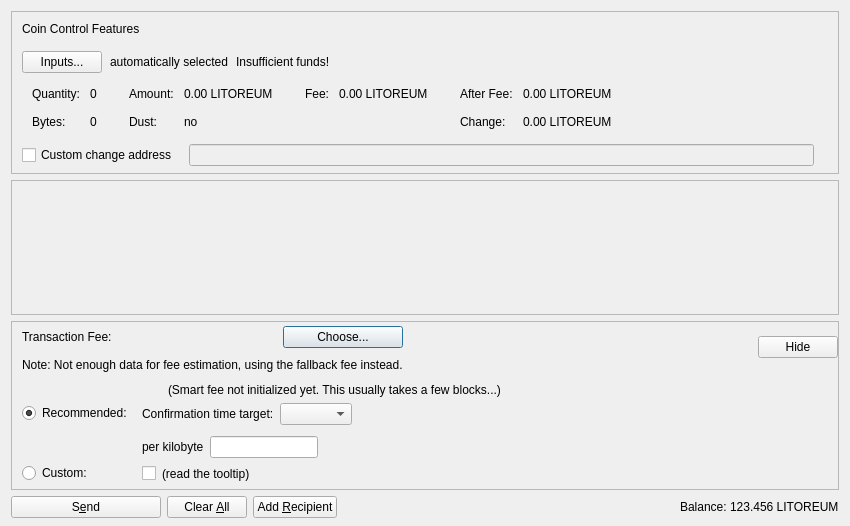
<?xml version="1.0" encoding="UTF-8"?>
<ui version="4.0">
 <class>SendCoinsDialog</class>
 <widget class="QDialog" name="SendCoinsDialog">
  <property name="geometry">
   <rect>
    <x>0</x>
    <y>0</y>
    <width>850</width>
    <height>526</height>
   </rect>
  </property>
  <property name="windowTitle">
   <string>Send Coins</string>
  </property>
  <layout class="QVBoxLayout" name="verticalLayout" stretch="0,1,0,0">
   <property name="bottomMargin">
    <number>8</number>
   </property>
   <item>
    <widget class="QFrame" name="frameCoinControl">
     <property name="sizePolicy">
      <sizepolicy hsizetype="Expanding" vsizetype="Expanding">
       <horstretch>0</horstretch>
       <verstretch>0</verstretch>
      </sizepolicy>
     </property>
     <property name="maximumSize">
      <size>
       <width>16777215</width>
       <height>16777215</height>
      </size>
     </property>
     <property name="frameShape">
      <enum>QFrame::StyledPanel</enum>
     </property>
     <property name="frameShadow">
      <enum>QFrame::Sunken</enum>
     </property>
     <layout class="QVBoxLayout" name="verticalLayoutCoinControl2">
      <property name="spacing">
       <number>0</number>
      </property>
      <property name="leftMargin">
       <number>0</number>
      </property>
      <property name="topMargin">
       <number>0</number>
      </property>
      <property name="rightMargin">
       <number>0</number>
      </property>
      <property name="bottomMargin">
       <number>6</number>
      </property>
      <item>
       <layout class="QVBoxLayout" name="verticalLayoutCoinControl" stretch="0,0,0,0,1">
        <property name="spacing">
         <number>0</number>
        </property>
        <property name="leftMargin">
         <number>10</number>
        </property>
        <property name="topMargin">
         <number>10</number>
        </property>
        <item>
         <layout class="QHBoxLayout" name="horizontalLayoutCoinControl1">
          <property name="bottomMargin">
           <number>15</number>
          </property>
          <item>
           <widget class="QLabel" name="labelCoinControlFeatures">
            <property name="sizePolicy">
             <sizepolicy hsizetype="Preferred" vsizetype="Maximum">
              <horstretch>0</horstretch>
              <verstretch>0</verstretch>
             </sizepolicy>
            </property>
            <property name="text">
             <string>Coin Control Features</string>
            </property>
           </widget>
          </item>
         </layout>
        </item>
        <item>
         <layout class="QHBoxLayout" name="horizontalLayoutCoinControl2" stretch="0,0,0,0">
          <property name="spacing">
           <number>8</number>
          </property>
          <property name="bottomMargin">
           <number>10</number>
          </property>
          <item>
           <widget class="QPushButton" name="pushButtonCoinControl">
            <property name="styleSheet">
             <string notr="true"/>
            </property>
            <property name="text">
             <string>Inputs...</string>
            </property>
            <property name="autoDefault">
             <bool>false</bool>
            </property>
           </widget>
          </item>
          <item>
           <widget class="QLabel" name="labelCoinControlAutomaticallySelected">
            <property name="text">
             <string>automatically selected</string>
            </property>
            <property name="margin">
             <number>5</number>
            </property>
           </widget>
          </item>
          <item>
           <widget class="QLabel" name="labelCoinControlInsuffFunds">
            <property name="text">
             <string>Insufficient funds!</string>
            </property>
            <property name="margin">
             <number>5</number>
            </property>
           </widget>
          </item>
          <item>
           <spacer name="horizontalSpacerCoinControl">
            <property name="orientation">
             <enum>Qt::Horizontal</enum>
            </property>
            <property name="sizeHint" stdset="0">
             <size>
              <width>40</width>
              <height>1</height>
             </size>
            </property>
           </spacer>
          </item>
         </layout>
        </item>
        <item>
         <widget class="QWidget" name="widgetCoinControl" native="true">
          <property name="sizePolicy">
           <sizepolicy hsizetype="Preferred" vsizetype="Preferred">
            <horstretch>0</horstretch>
            <verstretch>0</verstretch>
           </sizepolicy>
          </property>
          <property name="minimumSize">
           <size>
            <width>0</width>
            <height>0</height>
           </size>
          </property>
          <property name="styleSheet">
           <string notr="true"/>
          </property>
          <layout class="QHBoxLayout" name="horizontalLayoutCoinControl5">
           <property name="leftMargin">
            <number>0</number>
           </property>
           <property name="topMargin">
            <number>0</number>
           </property>
           <property name="rightMargin">
            <number>0</number>
           </property>
           <property name="bottomMargin">
            <number>0</number>
           </property>
           <item>
            <layout class="QHBoxLayout" name="horizontalLayoutCoinControl3" stretch="0,0,0,1">
             <property name="spacing">
              <number>20</number>
             </property>
             <property name="topMargin">
              <number>0</number>
             </property>
             <property name="bottomMargin">
              <number>10</number>
             </property>
             <item>
              <layout class="QFormLayout" name="formLayoutCoinControl1">
               <property name="horizontalSpacing">
                <number>10</number>
               </property>
               <property name="verticalSpacing">
                <number>14</number>
               </property>
               <property name="leftMargin">
                <number>10</number>
               </property>
               <property name="topMargin">
                <number>4</number>
               </property>
               <property name="rightMargin">
                <number>6</number>
               </property>
               <item row="0" column="0">
                <widget class="QLabel" name="labelCoinControlQuantityText">
                 <property name="text">
                  <string>Quantity:</string>
                 </property>
                 <property name="margin">
                  <number>0</number>
                 </property>
                </widget>
               </item>
               <item row="0" column="1">
                <widget class="QLabel" name="labelCoinControlQuantity">
                 <property name="cursor">
                  <cursorShape>IBeamCursor</cursorShape>
                 </property>
                 <property name="contextMenuPolicy">
                  <enum>Qt::ActionsContextMenu</enum>
                 </property>
                 <property name="text">
                  <string notr="true">0</string>
                 </property>
                 <property name="margin">
                  <number>0</number>
                 </property>
                 <property name="textInteractionFlags">
                  <set>Qt::LinksAccessibleByMouse|Qt::TextSelectableByKeyboard|Qt::TextSelectableByMouse</set>
                 </property>
                </widget>
               </item>
               <item row="1" column="0">
                <widget class="QLabel" name="labelCoinControlBytesText">
                 <property name="text">
                  <string>Bytes:</string>
                 </property>
                </widget>
               </item>
               <item row="1" column="1">
                <widget class="QLabel" name="labelCoinControlBytes">
                 <property name="cursor">
                  <cursorShape>IBeamCursor</cursorShape>
                 </property>
                 <property name="contextMenuPolicy">
                  <enum>Qt::ActionsContextMenu</enum>
                 </property>
                 <property name="text">
                  <string notr="true">0</string>
                 </property>
                 <property name="textInteractionFlags">
                  <set>Qt::LinksAccessibleByMouse|Qt::TextSelectableByKeyboard|Qt::TextSelectableByMouse</set>
                 </property>
                </widget>
               </item>
              </layout>
             </item>
             <item>
              <layout class="QFormLayout" name="formLayoutCoinControl2">
               <property name="horizontalSpacing">
                <number>10</number>
               </property>
               <property name="verticalSpacing">
                <number>14</number>
               </property>
               <property name="leftMargin">
                <number>6</number>
               </property>
               <property name="topMargin">
                <number>4</number>
               </property>
               <property name="rightMargin">
                <number>6</number>
               </property>
               <item row="0" column="0">
                <widget class="QLabel" name="labelCoinControlAmountText">
                 <property name="text">
                  <string>Amount:</string>
                 </property>
                 <property name="margin">
                  <number>0</number>
                 </property>
                </widget>
               </item>
               <item row="0" column="1">
                <widget class="QLabel" name="labelCoinControlAmount">
                 <property name="cursor">
                  <cursorShape>IBeamCursor</cursorShape>
                 </property>
                 <property name="contextMenuPolicy">
                  <enum>Qt::ActionsContextMenu</enum>
                 </property>
                 <property name="text">
                  <string notr="true">0.00 LITOREUM</string>
                 </property>
                 <property name="textInteractionFlags">
                  <set>Qt::LinksAccessibleByMouse|Qt::TextSelectableByKeyboard|Qt::TextSelectableByMouse</set>
                 </property>
                </widget>
               </item>
               <item row="1" column="0">
                <widget class="QLabel" name="labelCoinControlLowOutputText">
                 <property name="text">
                  <string>Dust:</string>
                 </property>
                </widget>
               </item>
               <item row="1" column="1">
                <widget class="QLabel" name="labelCoinControlLowOutput">
                 <property name="cursor">
                  <cursorShape>IBeamCursor</cursorShape>
                 </property>
                 <property name="contextMenuPolicy">
                  <enum>Qt::ActionsContextMenu</enum>
                 </property>
                 <property name="text">
                  <string notr="true">no</string>
                 </property>
                 <property name="textInteractionFlags">
                  <set>Qt::LinksAccessibleByMouse|Qt::TextSelectableByKeyboard|Qt::TextSelectableByMouse</set>
                 </property>
                </widget>
               </item>
              </layout>
             </item>
             <item>
              <layout class="QFormLayout" name="formLayoutCoinControl3">
               <property name="horizontalSpacing">
                <number>10</number>
               </property>
               <property name="verticalSpacing">
                <number>14</number>
               </property>
               <property name="leftMargin">
                <number>6</number>
               </property>
               <property name="topMargin">
                <number>4</number>
               </property>
               <property name="rightMargin">
                <number>6</number>
               </property>
               <item row="0" column="0">
                <widget class="QLabel" name="labelCoinControlFeeText">
                 <property name="text">
                  <string>Fee:</string>
                 </property>
                 <property name="margin">
                  <number>0</number>
                 </property>
                </widget>
               </item>
               <item row="0" column="1">
                <widget class="QLabel" name="labelCoinControlFee">
                 <property name="cursor">
                  <cursorShape>IBeamCursor</cursorShape>
                 </property>
                 <property name="contextMenuPolicy">
                  <enum>Qt::ActionsContextMenu</enum>
                 </property>
                 <property name="text">
                  <string notr="true">0.00 LITOREUM</string>
                 </property>
                 <property name="textInteractionFlags">
                  <set>Qt::LinksAccessibleByMouse|Qt::TextSelectableByKeyboard|Qt::TextSelectableByMouse</set>
                 </property>
                </widget>
               </item>
              </layout>
             </item>
             <item>
              <layout class="QFormLayout" name="formLayoutCoinControl4">
               <property name="horizontalSpacing">
                <number>10</number>
               </property>
               <property name="verticalSpacing">
                <number>14</number>
               </property>
               <property name="leftMargin">
                <number>6</number>
               </property>
               <property name="topMargin">
                <number>4</number>
               </property>
               <property name="rightMargin">
                <number>6</number>
               </property>
               <item row="0" column="0">
                <widget class="QLabel" name="labelCoinControlAfterFeeText">
                 <property name="text">
                  <string>After Fee:</string>
                 </property>
                 <property name="margin">
                  <number>0</number>
                 </property>
                </widget>
               </item>
               <item row="0" column="1">
                <widget class="QLabel" name="labelCoinControlAfterFee">
                 <property name="cursor">
                  <cursorShape>IBeamCursor</cursorShape>
                 </property>
                 <property name="contextMenuPolicy">
                  <enum>Qt::ActionsContextMenu</enum>
                 </property>
                 <property name="text">
                  <string notr="true">0.00 LITOREUM</string>
                 </property>
                 <property name="textInteractionFlags">
                  <set>Qt::LinksAccessibleByMouse|Qt::TextSelectableByKeyboard|Qt::TextSelectableByMouse</set>
                 </property>
                </widget>
               </item>
               <item row="1" column="0">
                <widget class="QLabel" name="labelCoinControlChangeText">
                 <property name="text">
                  <string>Change:</string>
                 </property>
                </widget>
               </item>
               <item row="1" column="1">
                <widget class="QLabel" name="labelCoinControlChange">
                 <property name="cursor">
                  <cursorShape>IBeamCursor</cursorShape>
                 </property>
                 <property name="contextMenuPolicy">
                  <enum>Qt::ActionsContextMenu</enum>
                 </property>
                 <property name="text">
                  <string notr="true">0.00 LITOREUM</string>
                 </property>
                 <property name="textInteractionFlags">
                  <set>Qt::LinksAccessibleByMouse|Qt::TextSelectableByKeyboard|Qt::TextSelectableByMouse</set>
                 </property>
                </widget>
               </item>
              </layout>
             </item>
            </layout>
           </item>
          </layout>
         </widget>
        </item>
        <item>
         <layout class="QHBoxLayout" name="horizontalLayoutCoinControl4" stretch="0,0,0">
          <property name="spacing">
           <number>12</number>
          </property>
          <property name="sizeConstraint">
           <enum>QLayout::SetDefaultConstraint</enum>
          </property>
          <property name="topMargin">
           <number>5</number>
          </property>
          <property name="rightMargin">
           <number>5</number>
          </property>
          <item>
           <widget class="QCheckBox" name="checkBoxCoinControlChange">
            <property name="toolTip">
             <string>If this is activated, but the change address is empty or invalid, change will be sent to a newly generated address.</string>
            </property>
            <property name="text">
             <string>Custom change address</string>
            </property>
           </widget>
          </item>
          <item>
           <widget class="QValidatedLineEdit" name="lineEditCoinControlChange">
            <property name="enabled">
             <bool>false</bool>
            </property>
            <property name="sizePolicy">
             <sizepolicy hsizetype="Expanding" vsizetype="Fixed">
              <horstretch>0</horstretch>
              <verstretch>0</verstretch>
             </sizepolicy>
            </property>
           </widget>
          </item>
          <item>
           <widget class="QLabel" name="labelCoinControlChangeLabel">
            <property name="sizePolicy">
             <sizepolicy hsizetype="Preferred" vsizetype="Expanding">
              <horstretch>0</horstretch>
              <verstretch>0</verstretch>
             </sizepolicy>
            </property>
            <property name="minimumSize">
             <size>
              <width>0</width>
              <height>0</height>
             </size>
            </property>
            <property name="text">
             <string/>
            </property>
            <property name="margin">
             <number>3</number>
            </property>
           </widget>
          </item>
         </layout>
        </item>
        <item>
         <spacer name="verticalSpacerCoinControl">
          <property name="orientation">
           <enum>Qt::Vertical</enum>
          </property>
          <property name="sizeHint" stdset="0">
           <size>
            <width>800</width>
            <height>1</height>
           </size>
          </property>
         </spacer>
        </item>
       </layout>
      </item>
     </layout>
    </widget>
   </item>
   <item>
    <widget class="QScrollArea" name="scrollArea">
     <property name="widgetResizable">
      <bool>true</bool>
     </property>
     <widget class="QWidget" name="scrollAreaWidgetContents">
      <property name="geometry">
       <rect>
        <x>0</x>
        <y>0</y>
        <width>830</width>
        <height>104</height>
       </rect>
      </property>
      <layout class="QVBoxLayout" name="verticalLayout_2" stretch="0,1">
       <property name="leftMargin">
        <number>0</number>
       </property>
       <property name="topMargin">
        <number>0</number>
       </property>
       <property name="rightMargin">
        <number>0</number>
       </property>
       <property name="bottomMargin">
        <number>0</number>
       </property>
       <item>
        <layout class="QVBoxLayout" name="entries">
         <property name="spacing">
          <number>6</number>
         </property>
        </layout>
       </item>
       <item>
        <spacer name="verticalSpacer">
         <property name="orientation">
          <enum>Qt::Vertical</enum>
         </property>
         <property name="sizeHint" stdset="0">
          <size>
           <width>20</width>
           <height>40</height>
          </size>
         </property>
        </spacer>
       </item>
      </layout>
     </widget>
    </widget>
   </item>
   <item>
    <widget class="QFrame" name="frameFee">
     <property name="sizePolicy">
      <sizepolicy hsizetype="Expanding" vsizetype="Expanding">
       <horstretch>0</horstretch>
       <verstretch>0</verstretch>
      </sizepolicy>
     </property>
     <property name="maximumSize">
      <size>
       <width>16777215</width>
       <height>16777215</height>
      </size>
     </property>
     <property name="frameShape">
      <enum>QFrame::StyledPanel</enum>
     </property>
     <property name="frameShadow">
      <enum>QFrame::Sunken</enum>
     </property>
     <layout class="QVBoxLayout" name="verticalLayoutFee1">
      <property name="spacing">
       <number>0</number>
      </property>
      <property name="leftMargin">
       <number>0</number>
      </property>
      <property name="topMargin">
       <number>0</number>
      </property>
      <property name="rightMargin">
       <number>0</number>
      </property>
      <property name="bottomMargin">
       <number>0</number>
      </property>
      <item>
       <layout class="QVBoxLayout" name="verticalLayoutFee2" stretch="0,0,0">
        <property name="spacing">
         <number>0</number>
        </property>
        <property name="leftMargin">
         <number>10</number>
        </property>
        <property name="topMargin">
         <number>0</number>
        </property>
        <item>
         <layout class="QHBoxLayout" name="horizontalLayoutFee1">
          <property name="bottomMargin">
           <number>0</number>
          </property>
          <item>
           <layout class="QVBoxLayout" name="verticalLayoutFee7">
            <property name="spacing">
             <number>0</number>
            </property>
            <item>
             <spacer name="verticalSpacerSmartFee">
              <property name="orientation">
               <enum>Qt::Vertical</enum>
              </property>
              <property name="sizeType">
               <enum>QSizePolicy::Fixed</enum>
              </property>
              <property name="sizeHint" stdset="0">
               <size>
                <width>1</width>
                <height>4</height>
               </size>
              </property>
             </spacer>
            </item>
            <item>
             <layout class="QHBoxLayout" name="horizontalLayoutSmartFee">
              <property name="spacing">
               <number>10</number>
              </property>
              <item>
               <widget class="QLabel" name="labelFeeHeadline">
                <property name="sizePolicy">
                 <sizepolicy hsizetype="Preferred" vsizetype="Maximum">
                  <horstretch>0</horstretch>
                  <verstretch>0</verstretch>
                 </sizepolicy>
                </property>
                <property name="text">
                 <string>Transaction Fee:</string>
                </property>
               </widget>
              </item>
              <item>
               <widget class="QLabel" name="labelFeeMinimized">
                <property name="text">
                 <string/>
                </property>
               </widget>
              </item>
              <item>
               <widget class="QPushButton" name="buttonChooseFee">
                <property name="text">
                 <string>Choose...</string>
                </property>
               </widget>
              </item>
             </layout>
            </item>
            <item>
             <spacer name="verticalSpacer_7">
              <property name="orientation">
               <enum>Qt::Vertical</enum>
              </property>
              <property name="sizeHint" stdset="0">
               <size>
                <width>1</width>
                <height>10</height>
               </size>
              </property>
             </spacer>
            </item>
            <item>
             <widget class="QLabel" name="fallbackFeeWarningLabel">
              <property name="toolTip">
               <string>Using the fallbackfee can result in sending a transaction that will take several hours or days (or never) to confirm. Consider choosing your fee manually or wait until you have validated the complete chain.</string>
              </property>
              <property name="text">
               <string>Note: Not enough data for fee estimation, using the fallback fee instead.</string>
              </property>
              <property name="wordWrap">
               <bool>false</bool>
              </property>
             </widget>
            </item>
            <item>
             <spacer name="verticalSpacer_5">
              <property name="orientation">
               <enum>Qt::Vertical</enum>
              </property>
              <property name="sizeHint" stdset="0">
               <size>
                <width>1</width>
                <height>1</height>
               </size>
              </property>
             </spacer>
            </item>
           </layout>
          </item>
          <item>
           <spacer name="horizontalSpacer_4">
            <property name="orientation">
             <enum>Qt::Horizontal</enum>
            </property>
            <property name="sizeHint" stdset="0">
             <size>
              <width>1</width>
              <height>1</height>
             </size>
            </property>
           </spacer>
          </item>
          <item>
           <widget class="QPushButton" name="buttonMinimizeFee">
            <property name="toolTip">
             <string>collapse fee-settings</string>
            </property>
            <property name="text">
             <string>Hide</string>
            </property>
           </widget>
          </item>
         </layout>
        </item>
        <item>
         <widget class="QFrame" name="frameFeeSelection">
          <layout class="QVBoxLayout" name="verticalLayoutFee12">
           <property name="spacing">
            <number>0</number>
           </property>
           <property name="leftMargin">
            <number>0</number>
           </property>
           <property name="topMargin">
            <number>0</number>
           </property>
           <property name="rightMargin">
            <number>0</number>
           </property>
           <property name="bottomMargin">
            <number>0</number>
           </property>
           <item>
            <layout class="QGridLayout" name="gridLayoutFee">
             <property name="topMargin">
              <number>10</number>
             </property>
             <property name="bottomMargin">
              <number>4</number>
             </property>
             <property name="horizontalSpacing">
              <number>10</number>
             </property>
             <property name="verticalSpacing">
              <number>4</number>
             </property>
             <item row="1" column="1">
              <layout class="QVBoxLayout" name="verticalLayoutFee8">
               <property name="spacing">
                <number>6</number>
               </property>
               <property name="topMargin">
                <number>3</number>
               </property>
               <item>
                <layout class="QHBoxLayout" name="horizontalLayoutFee13" stretch="0,0,1">
                 <item>
                  <widget class="QLabel" name="labelCustomPerKilobyte">
                   <property name="toolTip">
                    <string>If the custom fee is set to 1000 ruffs and the transaction is only 250 bytes, then &quot;per kilobyte&quot; only pays 250 ruffs in fee,&lt;br /&gt;while &quot;at least&quot; pays 1000 ruffs. For transactions bigger than a kilobyte both pay by kilobyte.</string>
                   </property>
                   <property name="text">
                    <string>per kilobyte</string>
                   </property>
                  </widget>
                 </item>
                 <item>
                  <widget class="BitcoinAmountField" name="customFee"/>
                 </item>
                 <item>
                  <spacer name="horizontalSpacer_6">
                   <property name="orientation">
                    <enum>Qt::Horizontal</enum>
                   </property>
                   <property name="sizeHint" stdset="0">
                    <size>
                     <width>1</width>
                     <height>1</height>
                    </size>
                   </property>
                  </spacer>
                 </item>
                </layout>
               </item>
               <item>
                <layout class="QHBoxLayout" name="horizontalLayoutFee8">
                 <item>
                  <widget class="QCheckBox" name="checkBoxMinimumFee">
                   <property name="toolTip">
                    <string>Paying only the minimum fee is just fine as long as there is less transaction volume than space in the blocks.&lt;br /&gt;But be aware that this can end up in a never confirming transaction once there is more demand for litoreum transactions than the network can process.</string>
                   </property>
                   <property name="text">
                    <string/>
                   </property>
                  </widget>
                 </item>
                 <item>
                  <widget class="QLabel" name="labelMinFeeWarning">
                   <property name="enabled">
                    <bool>true</bool>
                   </property>
                   <property name="toolTip">
                    <string>Paying only the minimum fee is just fine as long as there is less transaction volume than space in the blocks.&lt;br /&gt;But be aware that this can end up in a never confirming transaction once there is more demand for litoreum transactions than the network can process.</string>
                   </property>
                   <property name="text">
                    <string>(read the tooltip)</string>
                   </property>
                   <property name="margin">
                    <number>5</number>
                   </property>
                  </widget>
                 </item>
                 <item>
                  <spacer name="horizontalSpacer_2">
                   <property name="orientation">
                    <enum>Qt::Horizontal</enum>
                   </property>
                   <property name="sizeHint" stdset="0">
                    <size>
                     <width>1</width>
                     <height>1</height>
                    </size>
                   </property>
                  </spacer>
                 </item>
                </layout>
               </item>
              </layout>
             </item>
             <item row="0" column="0">
              <layout class="QVBoxLayout" name="verticalLayoutFee4" stretch="0,1">
               <property name="topMargin">
                <number>20</number>
               </property>
               <property name="bottomMargin">
                <number>3</number>
               </property>
               <item>
                <widget class="QRadioButton" name="radioSmartFee">
                 <property name="text">
                  <string>Recommended:</string>
                 </property>
                 <property name="checked">
                  <bool>true</bool>
                 </property>
                 <attribute name="buttonGroup">
                  <string notr="true">groupFee</string>
                 </attribute>
                </widget>
               </item>
               <item>
                <spacer name="verticalSpacer_2">
                 <property name="orientation">
                  <enum>Qt::Vertical</enum>
                 </property>
                 <property name="sizeHint" stdset="0">
                  <size>
                   <width>1</width>
                   <height>1</height>
                  </size>
                 </property>
                </spacer>
               </item>
              </layout>
             </item>
             <item row="1" column="0">
              <layout class="QVBoxLayout" name="verticalLayoutFee9" stretch="0,1">
               <property name="topMargin">
                <number>30</number>
               </property>
               <item>
                <widget class="QRadioButton" name="radioCustomFee">
                 <property name="text">
                  <string>Custom:</string>
                 </property>
                 <attribute name="buttonGroup">
                  <string notr="true">groupFee</string>
                 </attribute>
                </widget>
               </item>
               <item>
                <spacer name="verticalSpacer_6">
                 <property name="orientation">
                  <enum>Qt::Vertical</enum>
                 </property>
                 <property name="sizeHint" stdset="0">
                  <size>
                   <width>1</width>
                   <height>1</height>
                  </size>
                 </property>
                </spacer>
               </item>
              </layout>
             </item>
             <item row="0" column="1">
              <layout class="QVBoxLayout" name="verticalLayoutFee3" stretch="0,0,1">
               <property name="spacing">
                <number>6</number>
               </property>
               <property name="topMargin">
                <number>0</number>
               </property>
               <property name="bottomMargin">
                <number>3</number>
               </property>
               <item>
                <layout class="QHBoxLayout" name="horizontalLayoutFee12">
                 <item>
                  <widget class="QLabel" name="labelSmartFee">
                   <property name="text">
                    <string/>
                   </property>
                   <property name="margin">
                    <number>2</number>
                   </property>
                  </widget>
                 </item>
                 <item>
                  <widget class="QLabel" name="labelFeeEstimation">
                   <property name="text">
                    <string/>
                   </property>
                  </widget>
                 </item>
                 <item>
                  <widget class="QLabel" name="labelSmartFee2">
                   <property name="text">
                    <string>(Smart fee not initialized yet. This usually takes a few blocks...)</string>
                   </property>
                   <property name="margin">
                    <number>2</number>
                   </property>
                  </widget>
                 </item>
                 <item>
                  <spacer name="horizontalSpacer_5">
                   <property name="orientation">
                    <enum>Qt::Horizontal</enum>
                   </property>
                   <property name="sizeHint" stdset="0">
                    <size>
                     <width>1</width>
                     <height>1</height>
                    </size>
                   </property>
                  </spacer>
                 </item>
                </layout>
               </item>
               <item>
                <layout class="QHBoxLayout" name="horizontalLayoutFee9">
                 <item>
                  <layout class="QVBoxLayout" name="verticalLayoutFee6">
                   <item>
                    <widget class="QLabel" name="labelSmartFee3">
                     <property name="text">
                      <string>Confirmation time target:</string>
                     </property>
                     <property name="margin">
                      <number>2</number>
                     </property>
                    </widget>
                   </item>
                  </layout>
                 </item>
                 <item>
                  <layout class="QVBoxLayout" name="verticalLayoutFee5">
                   <property name="rightMargin">
                    <number>30</number>
                   </property>
                   <item>
                    <layout class="QHBoxLayout" name="horizontalLayoutConfTarget">
                     <property name="bottomMargin">
                      <number>0</number>
                     </property>
                     <item>
                      <widget class="QComboBox" name="confTargetSelector"/>
                     </item>
                     <item>
                      <spacer name="horizontalSpacerConfTarget">
                       <property name="orientation">
                        <enum>Qt::Horizontal</enum>
                       </property>
                       <property name="sizeHint" stdset="0">
                        <size>
                         <width>40</width>
                         <height>20</height>
                        </size>
                       </property>
                      </spacer>
                     </item>
                    </layout>
                   </item>
                  </layout>
                 </item>
                </layout>
               </item>
               <item>
                <spacer name="verticalSpacer_4">
                 <property name="orientation">
                  <enum>Qt::Vertical</enum>
                 </property>
                 <property name="sizeHint" stdset="0">
                  <size>
                   <width>1</width>
                   <height>1</height>
                  </size>
                 </property>
                </spacer>
               </item>
              </layout>
             </item>
            </layout>
           </item>
          </layout>
         </widget>
        </item>
        <item>
         <spacer name="verticalSpacerFee">
          <property name="orientation">
           <enum>Qt::Vertical</enum>
          </property>
          <property name="sizeHint" stdset="0">
           <size>
            <width>800</width>
            <height>1</height>
           </size>
          </property>
         </spacer>
        </item>
       </layout>
      </item>
     </layout>
    </widget>
   </item>
   <item>
    <layout class="QHBoxLayout" name="horizontalLayout">
     <item>
      <widget class="QPushButton" name="sendButton">
       <property name="minimumSize">
        <size>
         <width>150</width>
         <height>0</height>
        </size>
       </property>
       <property name="toolTip">
        <string>Confirm the send action</string>
       </property>
       <property name="text">
        <string>S&amp;end</string>
       </property>
       <property name="autoDefault">
        <bool>false</bool>
       </property>
       <property name="default">
        <bool>false</bool>
       </property>
      </widget>
     </item>
     <item>
      <widget class="QPushButton" name="clearButton">
       <property name="sizePolicy">
        <sizepolicy hsizetype="Minimum" vsizetype="Fixed">
         <horstretch>0</horstretch>
         <verstretch>0</verstretch>
        </sizepolicy>
       </property>
       <property name="toolTip">
        <string>Clear all fields of the form.</string>
       </property>
       <property name="text">
        <string>Clear &amp;All</string>
       </property>
       <property name="autoDefault">
        <bool>false</bool>
       </property>
      </widget>
     </item>
     <item>
      <widget class="QPushButton" name="addButton">
       <property name="toolTip">
        <string>Send to multiple recipients at once</string>
       </property>
       <property name="text">
        <string>Add &amp;Recipient</string>
       </property>
       <property name="autoDefault">
        <bool>false</bool>
       </property>
      </widget>
     </item>
     <item>
      <spacer name="horizontalSpacer">
       <property name="orientation">
        <enum>Qt::Horizontal</enum>
       </property>
       <property name="sizeHint" stdset="0">
        <size>
         <width>40</width>
         <height>20</height>
        </size>
       </property>
      </spacer>
     </item>
     <item>
      <layout class="QHBoxLayout" name="horizontalLayout_2">
       <property name="spacing">
        <number>3</number>
       </property>
       <item>
        <widget class="QLabel" name="labelBalanceText">
         <property name="text">
          <string>Balance:</string>
         </property>
        </widget>
       </item>
       <item>
        <widget class="QLabel" name="labelBalance">
         <property name="sizePolicy">
          <sizepolicy hsizetype="Preferred" vsizetype="Preferred">
           <horstretch>0</horstretch>
           <verstretch>0</verstretch>
          </sizepolicy>
         </property>
         <property name="cursor">
          <cursorShape>IBeamCursor</cursorShape>
         </property>
         <property name="text">
          <string notr="true">123.456 LITOREUM</string>
         </property>
         <property name="textInteractionFlags">
          <set>Qt::LinksAccessibleByMouse|Qt::TextSelectableByKeyboard|Qt::TextSelectableByMouse</set>
         </property>
        </widget>
       </item>
      </layout>
     </item>
    </layout>
   </item>
  </layout>
 </widget>
 <customwidgets>
  <customwidget>
   <class>QValidatedLineEdit</class>
   <extends>QLineEdit</extends>
   <header>qt/qvalidatedlineedit.h</header>
  </customwidget>
  <customwidget>
   <class>BitcoinAmountField</class>
   <extends>QLineEdit</extends>
   <header>qt/bitcoinamountfield.h</header>
   <container>1</container>
  </customwidget>
 </customwidgets>
 <resources>
  <include location="../litoreum.qrc"/>
 </resources>
 <connections/>
 <buttongroups>
  <buttongroup name="groupFee"/>
 </buttongroups>
</ui>
